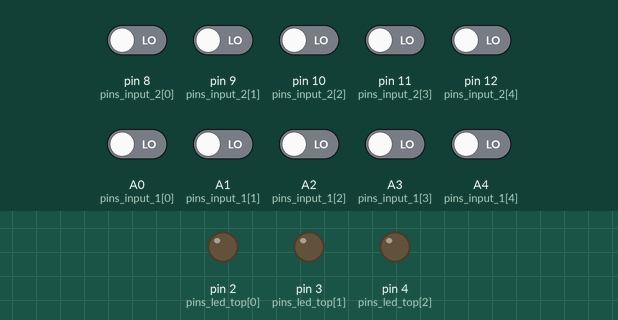
Recording of a sketch running on a simulated Arduino Uno, built with avr-gcc and run on an emulated ATmega328P. On the bench: output pins drawn as LEDs (lit = HIGH). The test bench sets the inputs (shaded band); at power-on: A0 (pins_input_1[0]), A1 (pins_input_1[1]), A2 (pins_input_1[2]), A3 (pins_input_1[3]), A4 (pins_input_1[4]), pin 8 (pins_input_2[0]), pin 9 (pins_input_2[1]), pin 10 (pins_input_2[2]), pin 11 (pins_input_2[3]), pin 12 (pins_input_2[4]) LOW.

Above: at 1.2 s.
1.3 s: pin 8 (pins_input_2[0]) driven HIGH and A0 (pins_input_1[0]) driven HIGH
At 1.7 s:
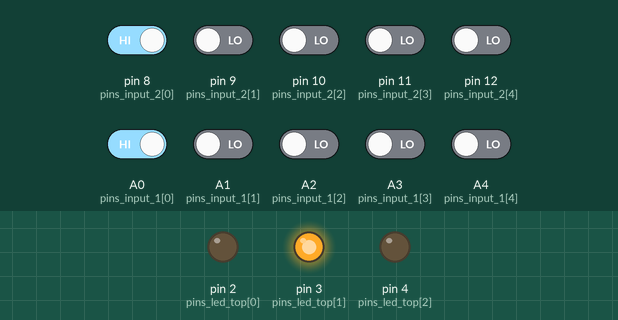
2.8 s: pin 8 (pins_input_2[0]) driven LOW and pin 9 (pins_input_2[1]) driven HIGH
At 4.0 s:
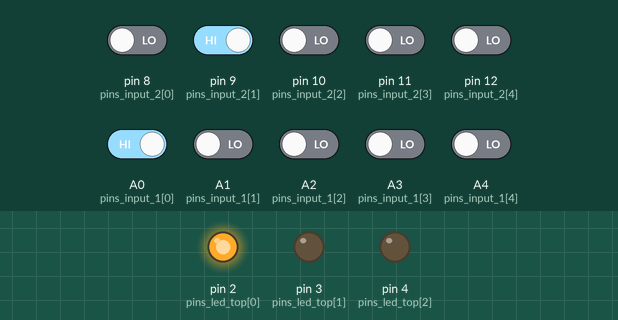
4.3 s: pin 8 (pins_input_2[0]) driven HIGH
At 5.2 s:
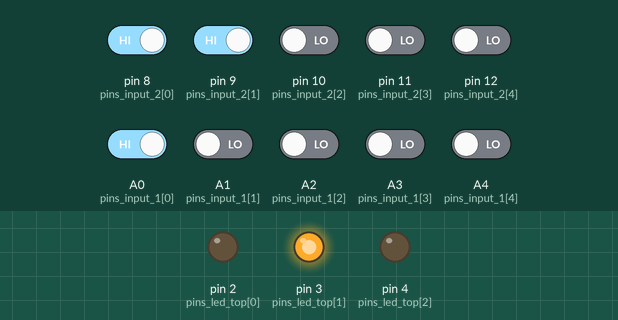
5.8 s: pin 8 (pins_input_2[0]) driven LOW
At 6.3 s:
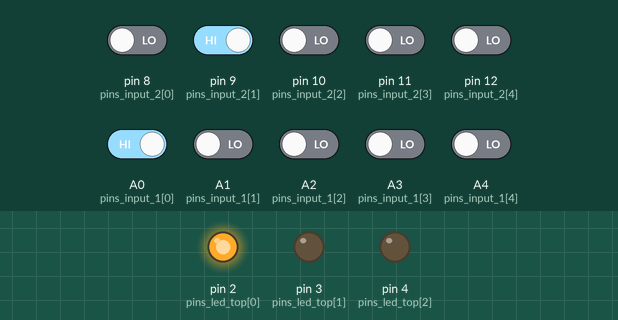
Timing chart, 0 to 8.3 s (numbered marks = the images above; inputs shaded):
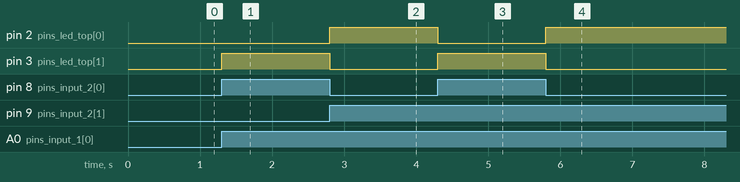

The sketch:

MysteryMachine2.ino
```cpp
//The pins that measure which position rotary switch 1 and 2 have
const int pins_input_1[] = {A0,A1,A2,A3,A4};
const int pins_input_2[] = {8,9,10,11,12};
const int n_inputs_1{5};
const int n_inputs_2{5};

//The pins to power the to leds
const int pins_led_top[] = {2,3,4};
const int n_leds_top{3};

void setup()
{
  for (int i{0}; i!=n_inputs_1; ++i)
  {
    pinMode(pins_input_1[i],INPUT);
  }
  for (int i{0}; i!=n_inputs_2; ++i)
  {
    pinMode(pins_input_2[i],INPUT);
  }
  for (int i{0}; i!=n_leds_top; ++i)
  {
    pinMode(pins_led_top[i],OUTPUT);
  }
}

int GetInput1()
{
  for (int i{0}; i!=n_inputs_1; ++i)
  {
    if (digitalRead(pins_input_1[i])) { return i; }
  }
  return -1;
}

int GetInput2()
{
  for (int i{0}; i!=n_inputs_2; ++i)
  {
    if (digitalRead(pins_input_2[i])) { return i; }
  }
  return -1;
}

void loop()
{
  const int a{GetInput1()};
  const int b{GetInput2()};
  if (a == -1 || b == -1) return;
  const int d{abs(a-b)};
  digitalWrite(pins_led_top[0],d == 1 || d == 3 ? HIGH : LOW);
  digitalWrite(pins_led_top[1],d == 0 ? HIGH : LOW);
  digitalWrite(pins_led_top[2],d == 2 || d == 4 ? HIGH : LOW);
  delay(100);
}
```

Measured:
- after the input at 1.3 s, pin 3 (pins_led_top[1]): LOW → HIGH at once
- after the input at 2.8 s, pin 2 (pins_led_top[0]): LOW → HIGH at once; pin 3 (pins_led_top[1]): HIGH → LOW at once
- after the input at 4.3 s, pin 2 (pins_led_top[0]): HIGH → LOW at once; pin 3 (pins_led_top[1]): LOW → HIGH at once
- after the input at 5.8 s, pin 2 (pins_led_top[0]): LOW → HIGH at once; pin 3 (pins_led_top[1]): HIGH → LOW at once
